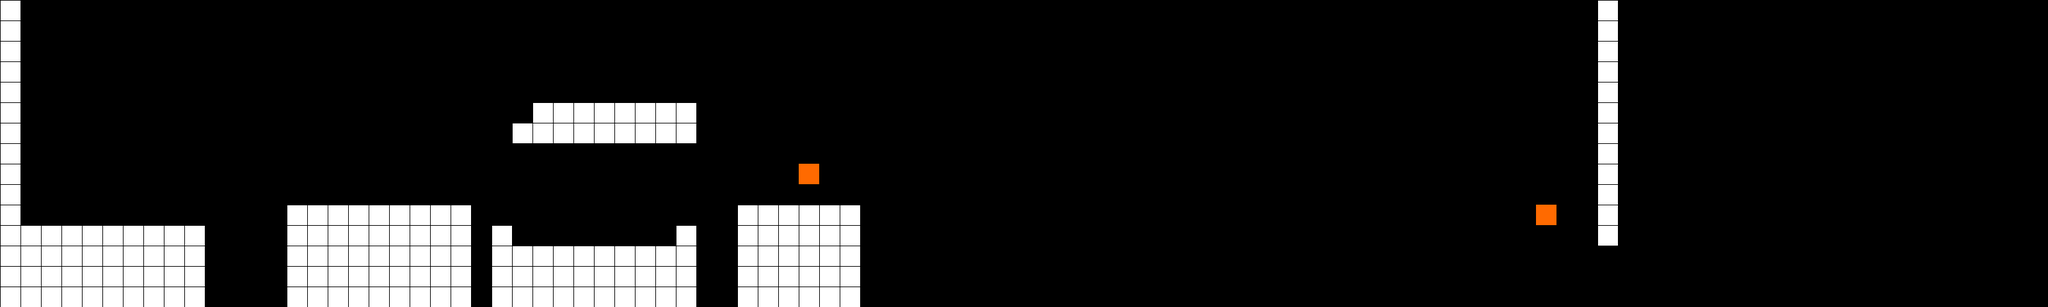

This is a level from a 2D game, rendered from its Tiled map with the project's own tilesets. A one-line summary and the map file follow, with tile-layer data summarised:
An orthogonal 100x15 tile map with 32x32 px tiles, 1 tile layer (Tile Layer 1).

<map version="1.0" orientation="orthogonal" renderorder="right-down" width="100" height="15" tilewidth="32" tileheight="32" nextobjectid="1">
 <tileset firstgid="1" name="tileset" tilewidth="32" tileheight="32" tilecount="4">
  <image source="../res/tileset.png" width="64" height="64" />
 </tileset>
 <layer name="Tile Layer 1" width="100" height="15">
  <data>[1500 cells, 306 non-empty, 3 distinct tile ids]</data>
 </layer>
</map>
